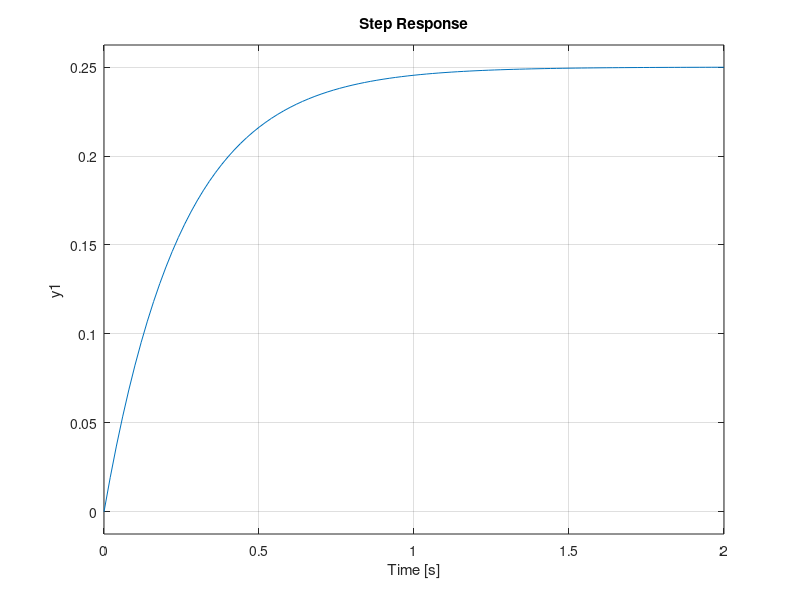
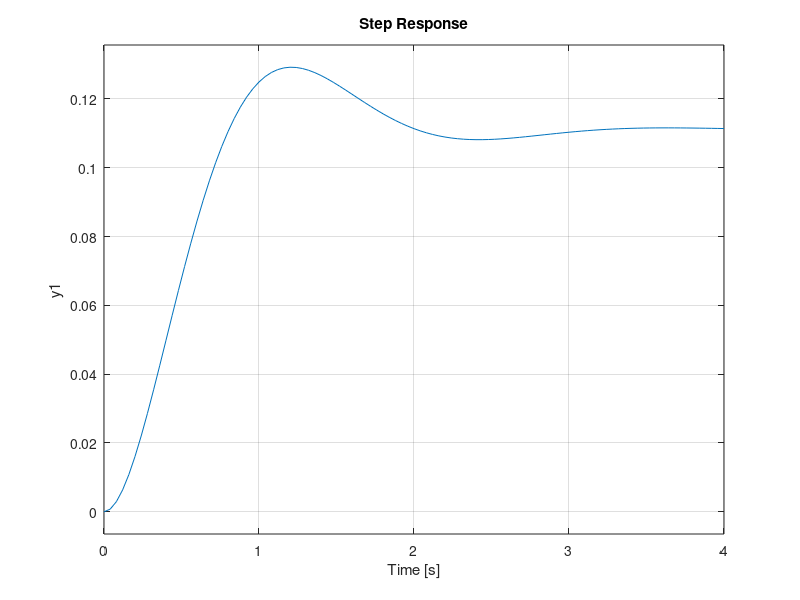

MATLAB code for these plots, in order:
%% Time Response of First Order System
num=[1];
den=[1 4];
G=tf(num,den)
figure(1);
step(G) 
%% Time Response of Second Order System
num=[1];
den=[1 3 9];
G=tf(num,den)
figure(2);
step(G)
